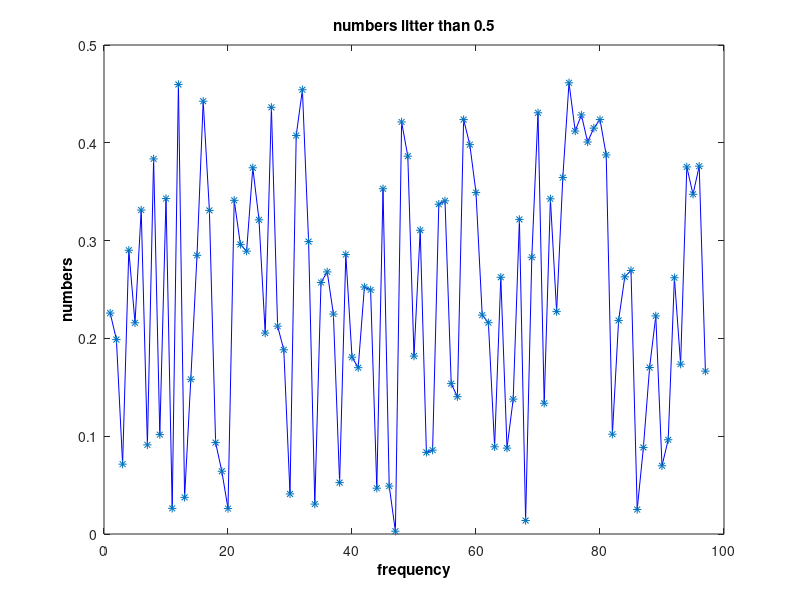

Here is the MATLAB script that generated this plot:
%% simple_find_save_plot


function simple_find_save_plot()
    rand_num = rand(1,200);
    num_little_than = rand_num(find(rand_num < 0.5));
    save('num_little_than');
    plot(num_little_than,'b','linewidth',0.1);
    hold on
    plot(num_little_than,'*','linewidth',0.1);
    title('numbers litter than 0.5');
    xlabel('frequency' ,'FontWeight','bold', 'color' , 'k')
    ylabel('numbers' ,'FontWeight','bold', 'color' , 'k')
end
